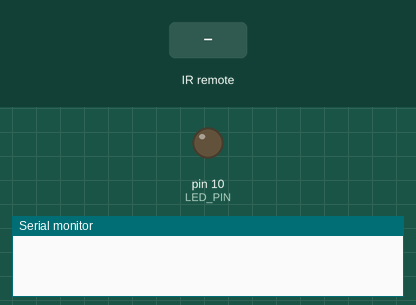
Recording of a sketch running on a simulated Arduino Uno, built with avr-gcc and run on an emulated ATmega328P. Parts: output pins drawn as LEDs (lit = HIGH), the last lines printed to the serial monitor. The test bench sets the inputs (shaded band).

Above: at 1.2 s.
1.3 s: infrared code 0x1 received
At 2.1 s:
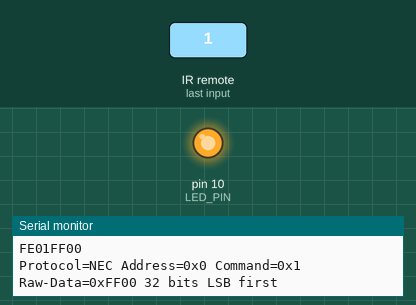
2.8 s: infrared code 0x0 received
At 3.3 s:
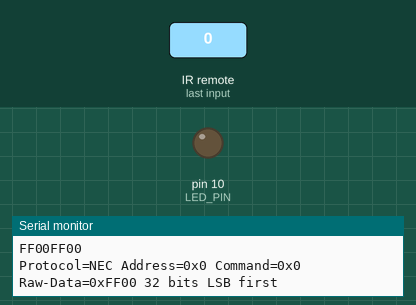
Timing chart, 0 to 5.8 s (numbered marks = the images above; inputs shaded):
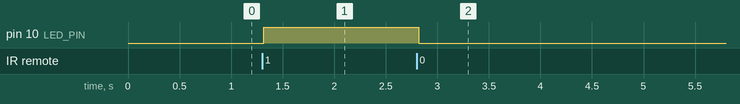

Measured:
- after the input at 1.3 s, pin 10 (LED_PIN): LOW → HIGH at once
- after the input at 2.8 s, pin 10 (LED_PIN): HIGH → LOW at once

The sketch:

basic_receive.ino
```cpp
#include <IRremote.hpp>

const int IR_RECEIVE_PIN = 2;
const int LED_PIN = 10;

void setup() {
  IrReceiver.begin(IR_RECEIVE_PIN, ENABLE_LED_FEEDBACK);
  printActiveIRProtocols(&Serial);

  pinMode(LED_PIN, OUTPUT);
  Serial.begin(9600);
}

void loop() {
  if (IrReceiver.decode()) {
    Serial.println(IrReceiver.decodedIRData.decodedRawData, HEX);
    if (IrReceiver.decodedIRData.protocol == UNKNOWN) {
      Serial.println(("Unknown"));
    } else {
      IrReceiver.printIRResultShort(&Serial);
      IrReceiver.printIRSendUsage(&Serial);
      if (IrReceiver.decodedIRData.command == 0x1) {
        digitalWrite(LED_PIN, HIGH);
      } else if (IrReceiver.decodedIRData.command == 0x0) {
        digitalWrite(LED_PIN, LOW);
      }
    }
    IrReceiver.resume();
  }
}
```
